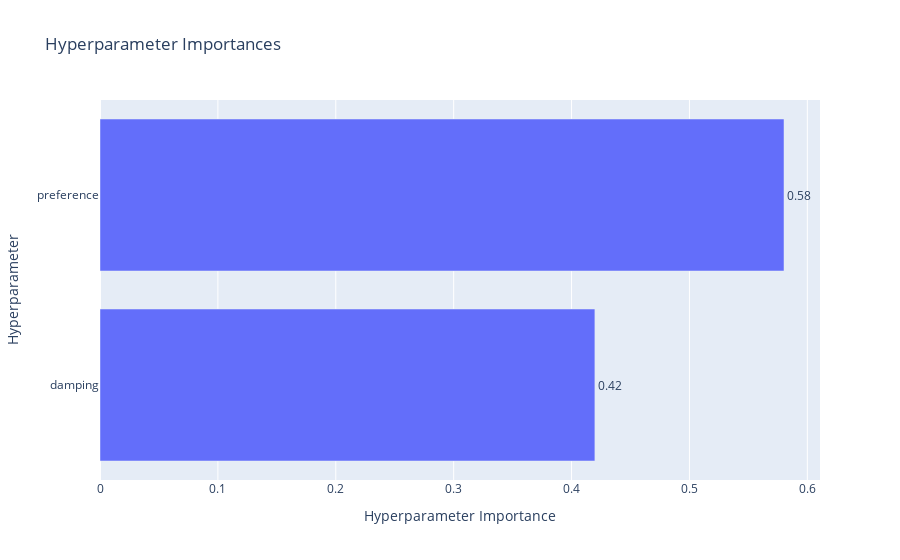

The code cell stored with this chart in its notebook:
### Code cell
# Vẽ tầm quan trọng của các tham số
optuna.visualization.plot_param_importances(study).show()

### Figure 1 — Plotly figure (JSON) as saved in the notebook; plotly's stock layout.template omitted (floating-point values rounded to 4 significant figures)
{"data": [{"cliponaxis": false, "hovertemplate": ["damping (CategoricalDistribution): 0.4197928292722648<extra></extra>", "preference (CategoricalDistribution): 0.5802071707277352<extra></extra>"], "name": "Objective Value", "orientation": "h", "text": ["0.42", "0.58"], "textposition": "outside", "type": "bar", "x": [0.4198, 0.5802], "y": ["damping", "preference"]}], "layout": {"title": {"text": "Hyperparameter Importances"}, "xaxis": {"title": {"text": "Hyperparameter Importance"}}, "yaxis": {"title": {"text": "Hyperparameter"}}}}
